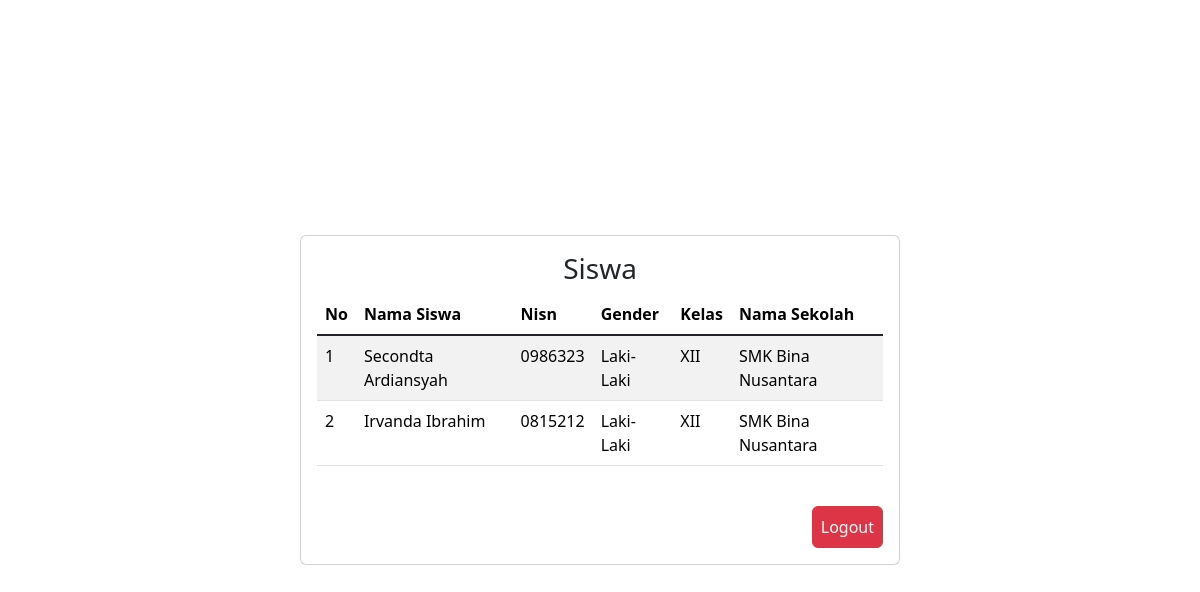
/relasi/relasi.php (signed in), run on the app's committed database.
### tables this page shows
CREATE TABLE `siswa` (
  `id` int(11) NOT NULL,
  `nama_siswa` varchar(255) DEFAULT NULL,
  `nisn` varchar(255) DEFAULT NULL,
  `gender` varchar(255) DEFAULT NULL,
  `id_kelas` int(11) DEFAULT NULL
);

CREATE TABLE `kelas` (
  `id` int(11) NOT NULL,
  `tingkat_kelas` varchar(255) DEFAULT NULL,
  `jurusan_kelas` varchar(255) DEFAULT NULL,
  `id_sekolah` int(11) DEFAULT NULL,
  `id_guru_walikelas` int(11) DEFAULT NULL
);

CREATE TABLE `sekolah` (
  `id` int(11) NOT NULL,
  `nama_sekolah` varchar(255) DEFAULT NULL,
  `alamat_sekolah` varchar(255) DEFAULT NULL
);

### relasi/relasi.php (the view, shortened to what this page needs)
?><?php include 'connect.php' ?>
<!DOCTYPE html>
<html lang="en">
<head>
    <link href="https://cdn.jsdelivr.net/npm/bootstrap@5.3.1/dist/css/bootstrap.min.css" rel="stylesheet">
</head>
<body class="min-vh-100 d-flex align-items-center">
    <div class="card w-50 m-auto p-3">
        <h3 class="text-center">Siswa</h3>
        <table class="table table-striped">
            <thead>
                <tr>
                    <th>No</th>
                    <th>Nama Siswa</th>
                    <th>Nisn</th>
                    <th>Gender</th>
                    <th>Kelas</th>
                    <th>Nama Sekolah</th>
                </tr>
            </thead>
            <tbody class="table-group-divider">
                <?php
                $sql = "select * from siswa
                 INNER JOIN kelas ON siswa.id_kelas = kelas.id
                 INNER JOIN sekolah ON kelas.id_sekolah = sekolah.id";
                $result = mysqli_query($conn, $sql);
                $no = 1;
                foreach ($result as $row) :
                ?>
                    <tr>
                        <td><?= $no++; ?></td>
                        <td><?= $row['nama_siswa']; ?></td>
                        <td><?= $row['nisn']; ?></td>
                        <td><?= $row['gender']; ?></td>
                        <td><?= $row['tingkat_kelas']; ?></td>
                        <td><?= $row['nama_sekolah']; ?></td>
                    </tr>
                <?php endforeach; ?>
            </tbody>
        </table>
        <div class="text-end mt-4">
            <button onclick="logout()" class="text-end p-2 btn btn-danger">Logout</button>
        </div>
    </div>
</body>
</html>

### data on the page
siswa: nama_siswa "Secondta Ardiansyah", nisn "0986323", gender "Laki-Laki", id_kelas.tingkat_kelas "XII", sekolah.nama_sekolah "SMK Bina Nusantara"
siswa: nama_siswa "Irvanda Ibrahim", nisn "0815212", gender "Laki-Laki", id_kelas.tingkat_kelas "XII", sekolah.nama_sekolah "SMK Bina Nusantara"
